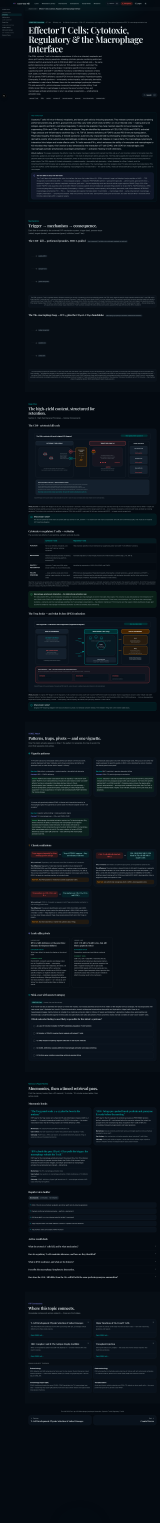
#> input picture docs/qa/e25/full-desktop-dark.png, 1440 x 13699 px, given in place of full-desktop-light.png, which was not available (shown at 1/9 size)
$ python e25-crops.py
#> lines starting #> are read from the running program, lines starting #| are printed output that depends on the picture; pictures that were not available may be replaced by others from this repository, and a replacement may not be noted
#!/usr/bin/env python3
"""E25 element captures — PIL crops of the two E25 visuals."""
from PIL import Image
import statistics

QA = "/home/z/kyp-usmle-notes/docs/qa/e25"
VISUALS = [
    ("ctl-kill-cycle", {"x": 281, "y": 3884, "w": 1102, "h": 630}),
    ("treg-suppression-model", {"x": 281, "y": 5578, "w": 1102, "h": 630}),
]
for theme in ["light", "dark"]:
    im = Image.open(f"{QA}/full-desktop-{theme}.png")
#> im is the input picture: PIL image 1440x13699 RGB; mean R, G, B 11.9, 19.7, 27
    for name, r in VISUALS:
        box = (int(r["x"]), int(r["y"]), int(r["x"] + r["w"]), int(r["y"] + r["h"]))
        crop = im.crop(box)
        out = f"{QA}/element-{name}-{theme}.png"
        crop.save(out)
        gray = crop.convert("L")
        px = list(gray.getdata())
        sd = statistics.pstdev(px[::37])
        print(f"element-{name}-{theme}.png: {crop.size[0]}x{crop.size[1]} stdev={sd:.2f}")
#> this loop made 2 passes
#> sd on passes 1 to 2: 21.71, 23.66
#| element-ctl-kill-cycle-light.png: 1102x630 stdev=21.71
#| element-treg-suppression-model-light.png: 1102x630 stdev=23.66
#> pass 1, `crop = im.crop(box)`:
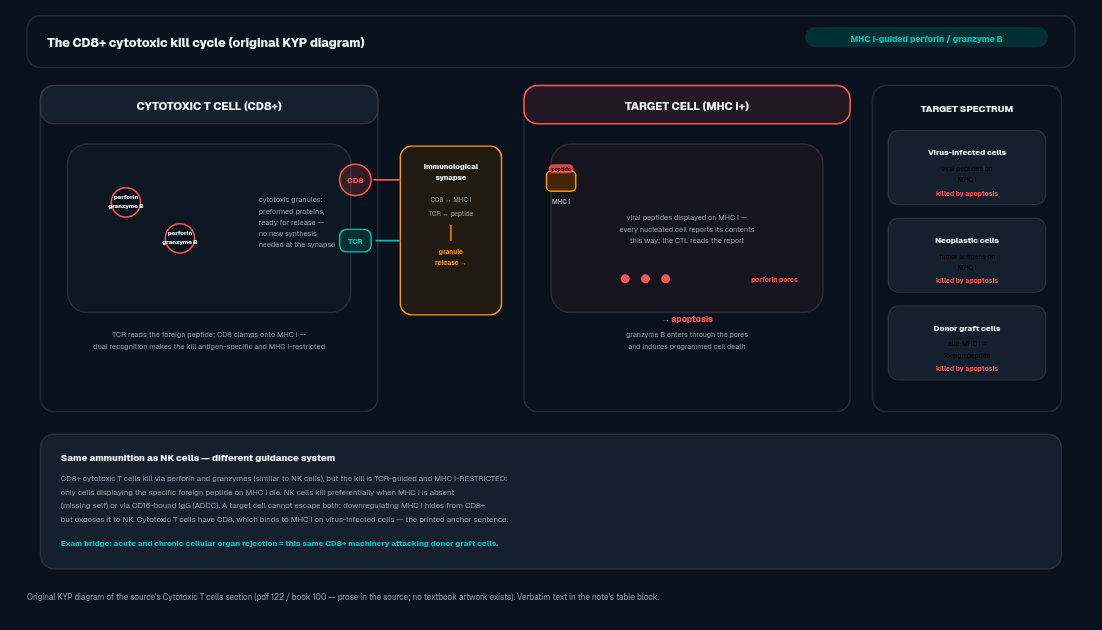
#> crop: PIL image 1102x630 RGB; mean R, G, B 18.4, 26.7, 36.6
#> pass 1, `gray = crop.convert("L")`:
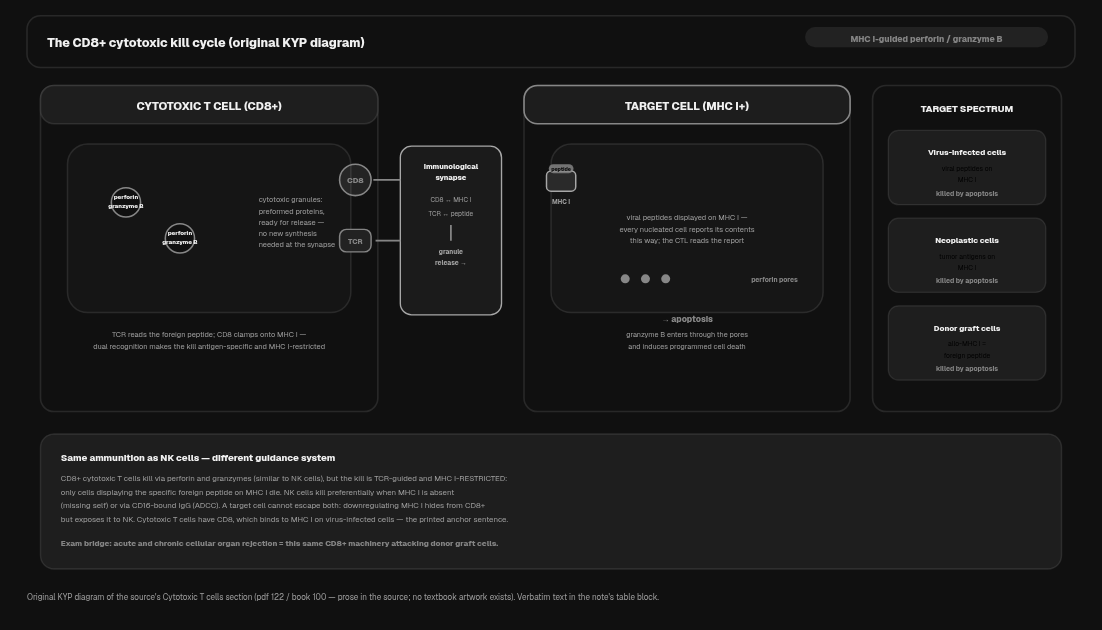
#> gray: PIL image 1102x630 L; min 2, max 241, mean 25.1
#> pass 2, `crop = im.crop(box)`:
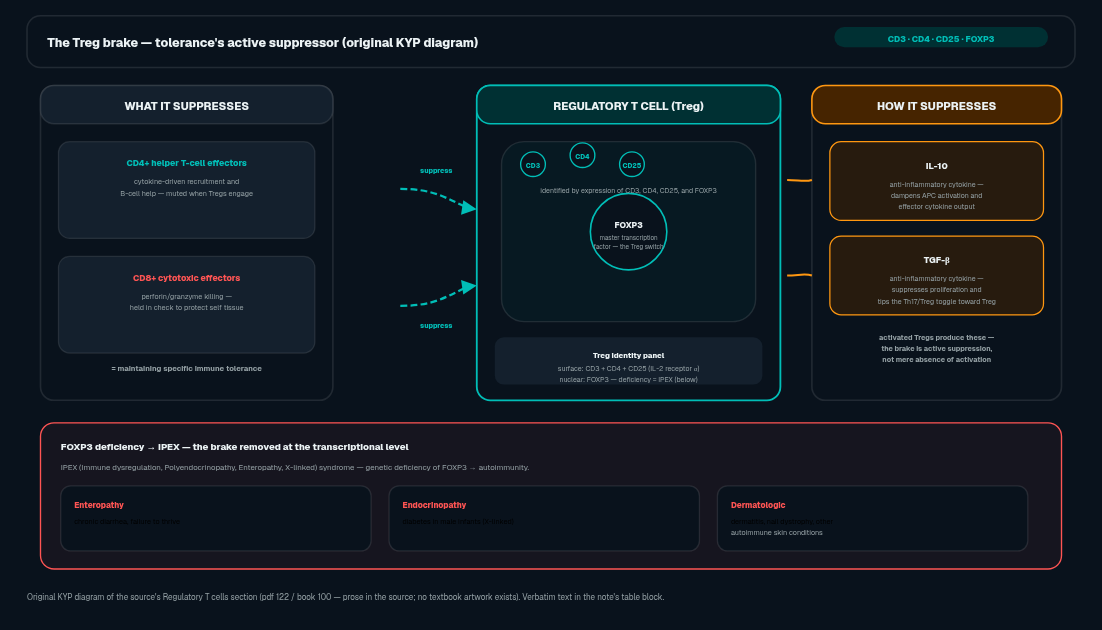
#> crop: PIL image 1102x630 RGB; mean R, G, B 18.8, 26.5, 34.2
#> pass 2, `gray = crop.convert("L")`:
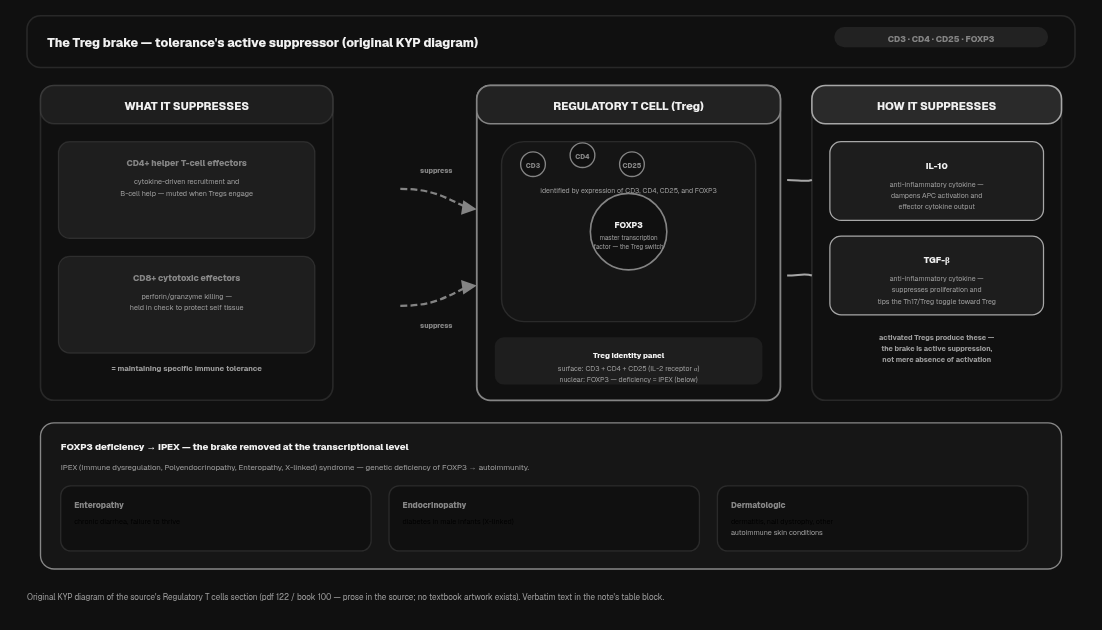
#> gray: PIL image 1102x630 L; min 2, max 241, mean 24.8
print("DONE")
